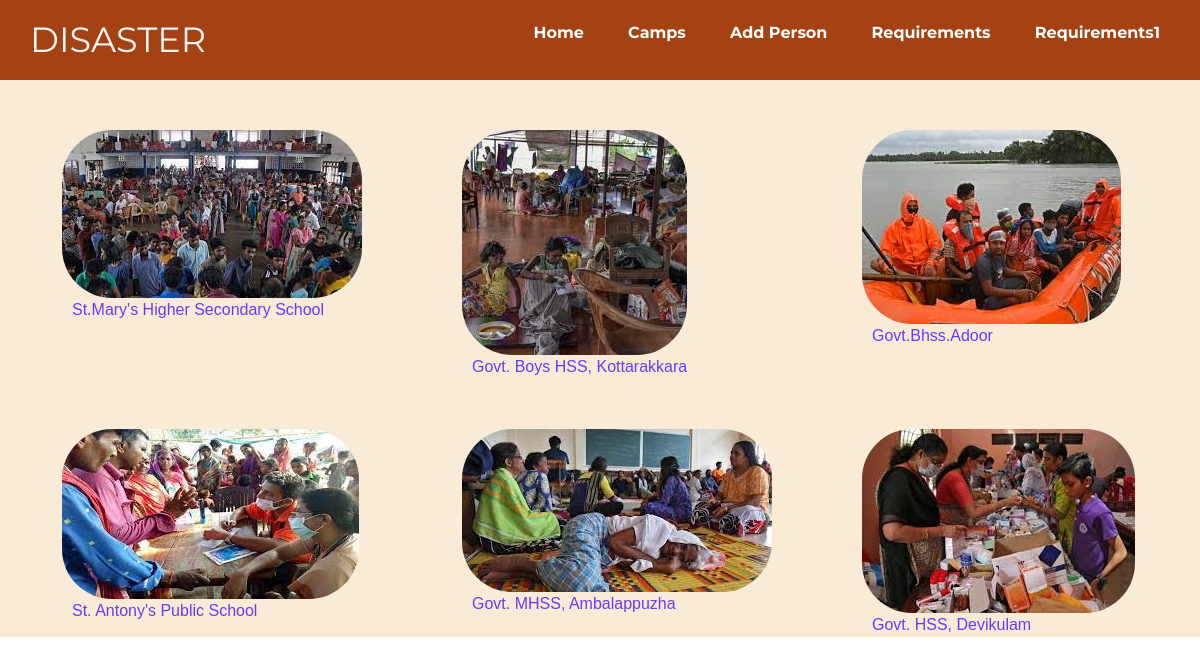
Screenshot of /cp with the database file from the repository.
### flood/models.py (models this page shows)
class floods(models.Model):
    Camp_id=models.CharField(max_length=6)
    Camp_Name=models.CharField(max_length=35)
    Name=models.CharField(max_length=540)
    Mailid=models.CharField(max_length=140)
    Password=models.CharField(max_length=100)
    Camp_address=models.CharField(max_length=300)
    District=models.CharField(max_length=100)
    State=models.CharField(max_length=140)
    Country=models.CharField(max_length=140)
    Pincode=models.IntegerField()
    img=models.ImageField(upload_to="pics")
    Total_noof_capacity=models.CharField(max_length=140)

### flood/views.py (the view)
# urls.py: path('cp',views.camp),
def camp(request):
    data=floods.objects.all()
    return render(request,'camp.html',{'a':data})

### flood/templates/camp.html
{% extends 'home.html' %}
{% block content %}
    <div class="container-fluid" id="d">
        <div class="row">
            {% for i in a %}
            <div class="col-lg-4 col-md-4">
            <a href="/viewmore?id={{i.Camp_id}}">
                <div><img src="{{i.img.url}}"  id="x" alt=""></div>
                <div id="y" > {{i.Camp_Name}}</div>
               </a>
        </div>
            {% endfor %}
        </div>
    </div>
    {% endblock %}

### flood/templates/home.html (shortened to what this page needs)
<!DOCTYPE html>
<html lang="en">
<head>
    <link rel="stylesheet" href="static/css/flood.css">
    <link rel="stylesheet" href="static/css/bootstrap.min.css">
</head>
<body>
    <nav>
      <label class="logo" >DISASTER</label>
      <ul>
        <li><a href="hm">Home</a></li>
        <li><a href="cp">Camps</a></li>
        <li><a href="ad">Add Person</a></li>
        <li><a href="req">Requirements</a></li>
        <li><a href="req1">Requirements1</a></li>
      </ul>
    </nav>
    {% block content %}{% endblock %}
</body>
</html>

### flood/static/css/flood.css (style rules this page uses)
* { padding: 0;margin: 0;list-style: none; }
body { font-family: montserrat; width: 100%; }
nav { background-color:rgba(163, 61, 13, 0.973);height:80px;width:100%; box-shadow: white; }
label.logo { color:rgb(252, 245, 248);font-size: 35px; line-height: 80px;padding: 0 30px; font-family: 'Montserrat', sans-serif }
nav ul { float:right;margin-right: 20px; margin-top: 20px; }
nav ul li { display: inline-block;margin: 0 20px; }
nav ul li a { text-decoration: none; color: white;font-family: 'Montserrat', sans-serif;font-weight: bold; }
div a { text-decoration: none; color:black }
#x { margin-top: 50px; margin-left: 50px; border-radius:50px; }
#d { background-color: antiquewhite; }
#y { font-family: 'Lucida Sans', 'Lucida Sans Regular', 'Lucida Grande', 'Lucida Sans Unicode', Geneva, Verdana, sans-serif; color: rgb(103, 59, 249); margin-left: 60px; }

### rows the page displays
floods: img (picture), Camp_Name "St.Mary's Higher Secondary School"
floods: img (picture), Camp_Name "Govt. Boys HSS, Kottarakkara"
floods: img (picture), Camp_Name "Govt.Bhss.Adoor"
floods: img (picture), Camp_Name "St. Antony's Public School"
floods: img (picture), Camp_Name "Govt. MHSS, Ambalappuzha"
floods: img (picture), Camp_Name "Govt. HSS, Devikulam"
